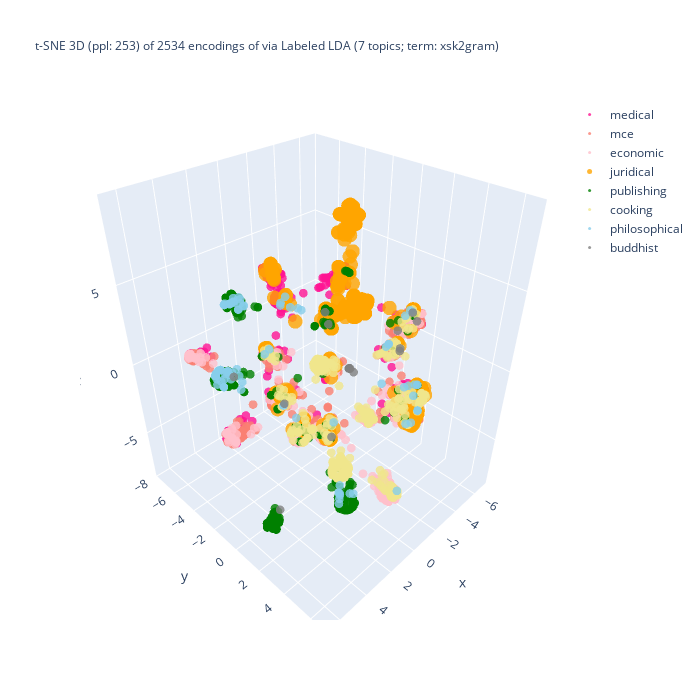

Notebook code for this chart:
### Code cell
%%capture --no-display

## Plotlyを使って tSNE の結果の可視化 (3D)
import plotly.graph_objects as go
import numpy as np
#
domain_ids = set(plot_df['domain_id'])
reverse_domain_list = False
if reverse_domain_list:
    domain_ids = sorted(domain_list, reverse = True)

## layered/traced drawing
fig = go.Figure()
for domain_id in domain_ids:
    # set marker size of the target domain
    if domain_id == [ i for k, v in domain_encoding.items() if k == target_domain ][0]:
        size_val = 5
    else:
        size_val = 3
    ##
    part = plot_df[plot_df['domain_id'] == domain_id]
    color = colormap[domain_id]
    print(f"color: {color}")
    fig.add_trace(
        go.Scatter3d(
            x = part['D1'], y = part['D2'], z = part['D3'],
            name = domain_back_encoding[domain_id],
            mode = 'markers',
            marker = dict(size = size_val, opacity = 0.8),
            #marker_colorscale = list(colormap.values()),
            marker_color = color,
            showlegend = True
        )
    )

## 3D 散布図にラベルを追加する処理は未実装
df_size = len(df)
if use_UMAP:
    title_header = f"UMAP 3D (metric: {umap_metric}; {umap_n_neighbors} neighbors; min dist: {umap_min_dist}) of {df_size} encodings via\n"
else:
    title_header = f"t-SNE 3D (ppl: {doc_perplexity_val}) of {df_size} encodings of via\n"

##
if use_FastText_for_encoding:
    if use_LDA:
        title_body = f"{lda_sig} ({n_topics} topics; term:0 {lda_term_type}) x FastText ({ft_n_dims} dims; term: {ft_term_type}; window: {ft_window_size})"
    else:
        title_body = f"FastText ({ft_n_dims} dims; term: {ft_term_type}; window: {ft_window_size})"
else:
    title_body = f"{lda_sig} ({n_topics} topics; term: {lda_term_type})"
#
title_val = title_header + title_body
fig.update_layout(title = dict(text = title_val, font_size = 12), autosize = False, width = 700, height = 700)
fig.show()

### Figure 1 — Plotly figure (JSON) as saved in the notebook; plotly's stock layout.template omitted (floating-point values rounded to 4 significant figures; data arrays with more than 128 entries replaced by an {"elided": "..."} marker saying what was removed)
{"data": [{"marker": {"color": "deeppink", "opacity": 0.8, "size": 3}, "mode": "markers", "name": "medical", "showlegend": true, "type": "scatter3d", "x": {"elided": "400 float values"}, "y": {"elided": "400 float values"}, "z": {"elided": "400 float values"}}, {"marker": {"color": "salmon", "opacity": 0.8, "size": 3}, "mode": "markers", "name": "mce", "showlegend": true, "type": "scatter3d", "x": {"elided": "400 float values"}, "y": {"elided": "400 float values"}, "z": {"elided": "400 float values"}}, {"marker": {"color": "pink", "opacity": 0.8, "size": 3}, "mode": "markers", "name": "economic", "showlegend": true, "type": "scatter3d", "x": {"elided": "394 float values"}, "y": {"elided": "394 float values"}, "z": {"elided": "394 float values"}}, {"marker": {"color": "orange", "opacity": 0.8, "size": 5}, "mode": "markers", "name": "juridical", "showlegend": true, "type": "scatter3d", "x": {"elided": "400 float values"}, "y": {"elided": "400 float values"}, "z": {"elided": "400 float values"}}, {"marker": {"color": "green", "opacity": 0.8, "size": 3}, "mode": "markers", "name": "publishing", "showlegend": true, "type": "scatter3d", "x": {"elided": "400 float values"}, "y": {"elided": "400 float values"}, "z": {"elided": "400 float values"}}, {"marker": {"color": "khaki", "opacity": 0.8, "size": 3}, "mode": "markers", "name": "cooking", "showlegend": true, "type": "scatter3d", "x": {"elided": "400 float values"}, "y": {"elided": "400 float values"}, "z": {"elided": "400 float values"}}, {"marker": {"color": "skyblue", "opacity": 0.8, "size": 3}, "mode": "markers", "name": "philosophical", "showlegend": true, "type": "scatter3d", "x": [-4.923, 4.304, 4.198, -2.503, 1.98, 1.893, 1.44, 1.956, -3.555, -0.9832, 1.959, -2.899, 4.278, 1.959, 2.265, 4.894, 4.304, 1.138, 1.98, 4.623, 2.091, 1.228, -0.9477, 2.368, 1.893, 1.723, 1.688, -6.366, -0.1536, 1.893, 1.794, 1.087, 2.214, -4.524, 1.407, 1.137, 4.412, -2.813, 1.65, 1.033, 2.272, 4.413, -0.76, -2.299, -0.2255, 1.98, 4.837, 1.701, 4.394, 4.1, 4.915, 4.083, 4.859, 1.037, 4.877, -2.51, 1.98, -2.419, 4.894, -6.366, 1.893, 1.948, -0.828, 1.033, 2.265, 0.9001, 1.959, 4.837, -4.629, 4.848, -2.983, 0.9901, 0.8089, -3.555, 4.859, 3.742, 1.644, 2.272, 2.272, -6.043, 4.267, -2.471, 2.272, 1.98, 1.693, 4.688, 4.915, 2.265, -0.9832, 0.7174, 1.443, 1.893, 1.531, 1.893, 1.226, 1.397, 2.265, 1.303, 4.688, 0.3857, 4.769, 1.021, 1.401], "y": [1.893, 1.464, -1.228, -4.445, -6.845, -7.383, -6.996, -7.573, 3.885, 5.408, -7.601, 3.971, -1.828, -7.601, -7.172, -1.769, 1.464, -6.299, -6.845, -1.39, -6.545, -3.121, 4.897, -6.936, -7.383, -6.781, -7.443, -0.6682, 3.847, -7.383, -2.855, 2.328, -6.702, 1.739, 6.516, -6.476, -1.353, -6.219, -5.331, 2.202, -7.237, -1.354, 4.795, -6.106, 5.766, -6.845, -1.359, -7.434, -1.913, -1.572, -1.726, -1.592, -1.37, 3.325, -1.394, -6.32, -6.845, -5.332, -1.769, -0.6682, -7.383, -6.591, 5.36, 2.202, -7.172, 2.157, -7.601, -1.359, 1.948, -1.812, 3.561, 2.252, 1.504, 3.885, -1.37, -1.796, -6.807, -7.237, -7.237, -0.6004, -1.445, -4.711, -7.237, -6.845, -7.451, -1.298, -1.726, -7.172, 5.408, 2.786, -7.019, -7.383, -5.679, -7.383, 2.43, -6.828, -7.172, -7.093, -1.298, -1.965, -1.883, 2.298, -6.658], "z": [2.633, 1.088, 5.456, 1.081, -3.61, -2.678, -2.758, -3.382, -2.438, 1.608, -2.994, -2.885, 5.444, -2.994, -2.785, 5.601, 1.088, -2.897, -3.61, 5.995, -2.779, 0.6751, 1.29, -3.25, -2.678, -2.53, -2.75, -1.414, 1.292, -2.678, 0.7525, -7.276, -2.986, 2.471, -3.196, -2.473, 5.309, 1.16, -2.579, -6.901, -2.808, 5.308, 1.253, 0.7993, 1.548, -3.61, 5.815, -2.737, 5.41, 5.656, 5.614, 5.414, 5.784, -6.127, 5.786, 0.8027, -3.61, 0.941, 5.601, -1.414, -2.678, -2.478, 1.689, -6.901, -2.785, -6.433, -2.994, 5.815, 2.867, 5.554, -3.288, -6.962, -2.109, -2.438, 5.784, 5.067, -2.583, -2.808, -2.808, -1.418, 5.869, 1.104, -2.808, -3.61, -2.755, 5.875, 5.614, -2.785, 1.608, -6.767, -2.749, -2.678, -3.418, -2.678, -7.505, -3.301, -2.785, -3.15, 5.875, -4.145, 5.561, -7.057, -2.685]}, {"marker": {"color": "gray", "opacity": 0.8, "size": 3}, "mode": "markers", "name": "buddhist", "showlegend": true, "type": "scatter3d", "x": [-0.4014, -0.4017, -3.495, -0.4018, -0.6011, -4.324, -0.4018, -0.3952, -0.4031, -0.4018, -0.4011, -0.3948, -0.4016, 5.592, -0.3664, -0.402, -0.4017, 1.213, -0.4014, -0.4023, -0.4014, -0.402, -0.4015, -0.402, -4.41, -0.4018, 0.6075, 4.249, -0.402, -6.602, -0.4018, 0.5909, -0.4015, -6.536, -0.4023, -0.4029, 1.328], "y": [1.444, 1.444, 2.075, 1.444, 1.567, 2.685, 1.444, 1.434, 1.444, 1.444, 1.494, 1.419, 1.444, 2.337, 1.431, 1.444, 1.444, 1.749, 1.444, 1.445, 1.444, 1.444, 1.444, 1.444, 2.291, 1.444, 0.8447, 1.473, 1.444, 0.06074, 1.444, 0.5947, 1.444, 0.09961, 1.445, 1.444, -6.596], "z": [0.8884, 0.8877, 2.118, 0.8875, 0.584, 2.613, 0.8875, 0.8617, 0.8813, 0.8875, 0.8781, 0.8489, 0.8879, -4.584, 0.8795, 0.8872, 0.8877, -2.746, 0.8884, 0.8867, 0.8884, 0.8872, 0.8883, 0.8872, 2.948, 0.8875, 3.794, 1.171, 0.8872, -1.503, 0.8875, 4.38, 0.8882, -1.639, 0.8867, 0.8843, -3.029]}], "layout": {"autosize": false, "height": 700, "title": {"font": {"size": 12}, "text": "t-SNE 3D (ppl: 253) of 2534 encodings of via\nLabeled LDA (7 topics; term: xsk2gram)"}, "width": 700}}
